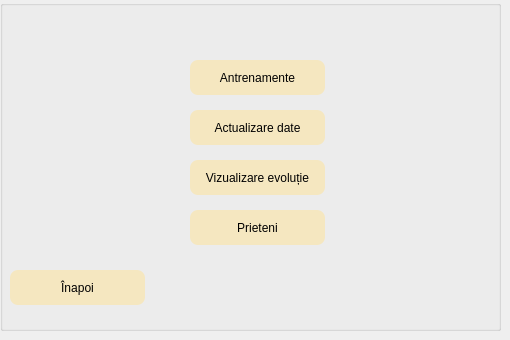
    <widget class="QWidget" name="meniu">
     <widget class="QGroupBox" name="groupBox_3">
      <property name="geometry">
       <rect>
        <x>0</x>
        <y>0</y>
        <width>501</width>
        <height>331</height>
       </rect>
      </property>
      <property name="styleSheet">
       <string notr="true">font: 12pt &quot;Times New Roman&quot;;</string>
      </property>
      <property name="title">
       <string/>
      </property>
      <widget class="QPushButton" name="pushButton_actualizare_date">
       <property name="geometry">
        <rect>
         <x>190</x>
         <y>110</y>
         <width>135</width>
         <height>35</height>
        </rect>
       </property>
       <property name="styleSheet">
        <string notr="true">#pushButton_actualizare_date{
	
	background-color: rgb(245, 231, 192);
 border-radius:8px;
}
#pushButton_actualizare_date:hover{
	
background-color: rgb(157, 217, 146);


border-radius:5px;

}</string>
       </property>
       <property name="text">
        <string>Actualizare date</string>
       </property>
      </widget>
      <widget class="QPushButton" name="pushButton_vizualizare_evolutie">
       <property name="geometry">
        <rect>
         <x>190</x>
         <y>160</y>
         <width>135</width>
         <height>35</height>
        </rect>
       </property>
       <property name="styleSheet">
        <string notr="true">#pushButton_vizualizare_evolutie{
	
	background-color: rgb(245, 231, 192);
 border-radius:8px;
}
#pushButton_vizualizare_evolutie:hover{
	
background-color: rgb(157, 217, 146);


border-radius:5px;

}</string>
       </property>
       <property name="text">
        <string>Vizualizare evoluție</string>
       </property>
      </widget>
      <widget class="QPushButton" name="pushButton_antrenamente">
       <property name="geometry">
        <rect>
         <x>190</x>
         <y>60</y>
         <width>135</width>
         <height>35</height>
        </rect>
       </property>
       <property name="styleSheet">
        <string notr="true">#pushButton_antrenamente{
	
	background-color: rgb(245, 231, 192);
 border-radius:8px;
}
#pushButton_antrenamente:hover{
	background-color: rgb(157, 217, 146);


border-radius:5px;

}</string>
       </property>
       <property name="text">
        <string>Antrenamente</string>
       </property>
      </widget>
      <widget class="QPushButton" name="pushButton_prieteni">
       <property name="geometry">
        <rect>
         <x>190</x>
         <y>210</y>
         <width>135</width>
         <height>35</height>
        </rect>
       </property>
       <property name="styleSheet">
        <string notr="true">#pushButton_prieteni{
	
	background-color: rgb(245, 231, 192);
 border-radius:8px;
}
#pushButton_prieteni:hover{
	
	background-color: rgb(157, 217, 146);

border-radius:5px;

}</string>
       </property>
       <property name="text">
        <string>Prieteni</string>
       </property>
      </widget>
      <widget class="QPushButton" name="pushButton_inapoi_3">
       <property name="geometry">
        <rect>
         <x>10</x>
         <y>270</y>
         <width>135</width>
         <height>35</height>
        </rect>
       </property>
       <property name="styleSheet">
        <string notr="true">#pushButton_inapoi_3{
	background-color: rgb(245, 231, 192);
 border-radius:8px;
}
#pushButton_inapoi_3:hover{
background-color: rgb(157, 217, 146);

border-radius:5px;

}</string>
       </property>
       <property name="text">
        <string>Înapoi</string>
       </property>
      </widget>
     </widget>
    </widget>
